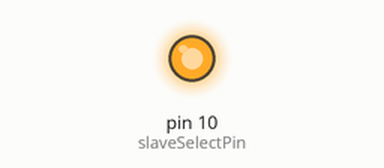
The sketch below on a simulated Arduino Uno, built with avr-gcc and run on an emulated ATmega328P. Parts: output pins drawn as LEDs (lit = HIGH).

Above: at 0.1 s.
Timing chart, 0 to 1.6 s (numbered marks = the images above):
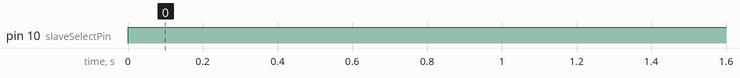

Measured:
- by itself, pin 10 (slaveSelectPin): LOW → HIGH at 0.00 s

The sketch:

MCP23S08.ino
```cpp
#include <SPI.h>

const int slaveSelectPin = 10;

#define IODIR 0x00
#define GPIO 0x09

void send(uint8_t address, uint8_t data) {
  // 01000 + hardware address + R/W
  // 01000 + 00 + 0
  uint8_t opcode = 0b01000000;

  digitalWrite(slaveSelectPin, LOW);

  SPI.transfer(opcode);
  SPI.transfer(address);
  SPI.transfer(data);

  digitalWrite(slaveSelectPin, HIGH);
}

void setup() {
  pinMode (slaveSelectPin, OUTPUT);
  SPI.begin();
  send(IODIR, 0x00); // all outputs
}

void loop() {
  send(GPIO, 0b01);
  delay(200);
  send(GPIO, 0);

  delay(1000);

  send(GPIO, 0b10);
  delay(200);
  send(GPIO, 0);

  delay(1000);
}
```
